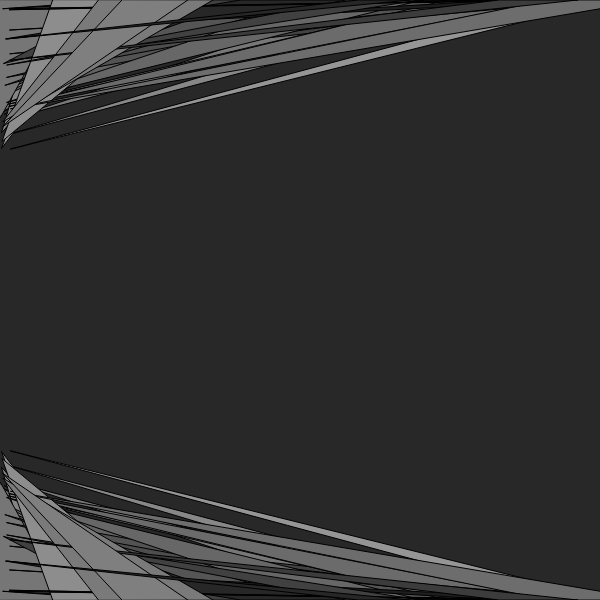
Frame 1 (no input)
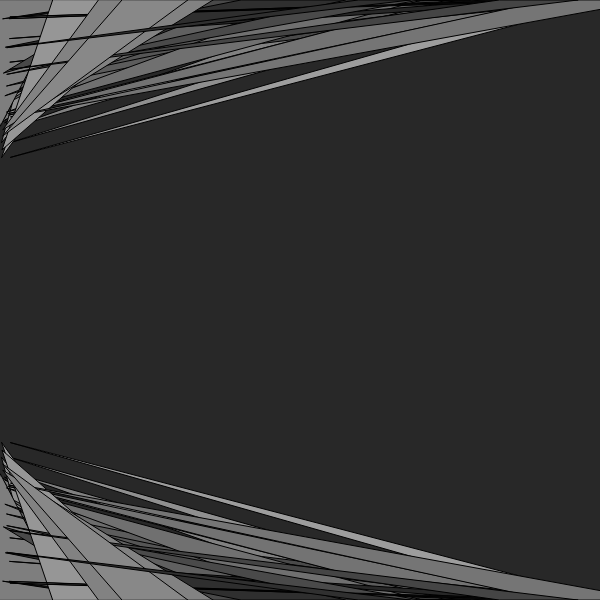
Frame 60 (no input)
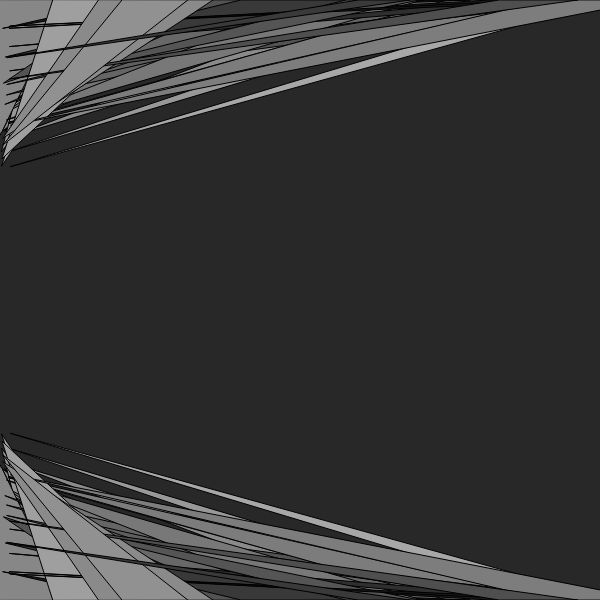
Frame 120 (the mouse pressed at the canvas centre since frame 60)

The p5.js sketch that drew these frames (run headless with seeded random() and noise() and a simulated clock; from frame 60 on, the mouse is pressed at the canvas centre):

// p5.js sketch
// ── sketch.js
var rocks = [];
function setup() {
  createCanvas(600,600);
  for (var i=0; i<50; i++) {
    rocks.push(new rock());}}
function draw() {
  background(40, 40, 40);
  for (var i=0; i<rocks.length; i++) {
    rocks[i].showStalagStalac();
    rocks[i].extension = rocks[i].extension + random(.01,.3)}}
function rock() {
  this.base = random(40, 140);
  this.tip = random(0, 600);
  this.extension = random(0, 150);
    this.showStalagStalac = function() {
      fill(this.extension,this.extension,this.extension);
      triangle((this.tip - (this.base/2)), 600, radians(this.tip), (600-this.extension), (this.tip + (this.base/2)), 600);
      triangle((this.tip - (this.base/2)), 0, radians(this.tip), this.extension, (this.tip + (this.base/2)), 0);};}
